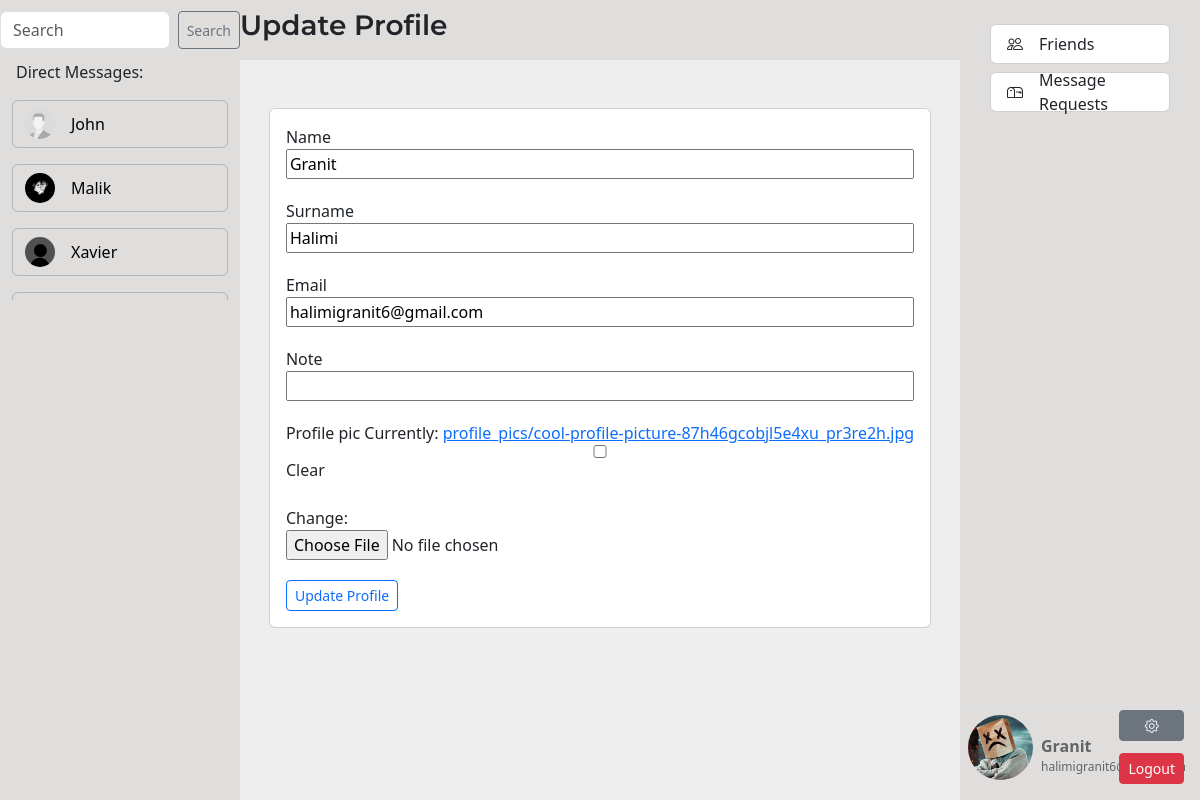
The app's page /update-profile/ (signed in) with its own data.
### chat/models.py (models this page shows)
class Profile(models.Model):
    id = models.AutoField(primary_key=True)
    user = models.ForeignKey(User, related_name="profile", on_delete=models.CASCADE)
    name = models.CharField(max_length=20)
    surname = models.CharField(max_length=20)
    email = models.CharField(max_length=250)
    note = models.CharField(max_length=250, null=True, blank=True)
    profile_pic = models.ImageField(null=True, blank=True, upload_to='profile_pics/')

### chat/views.py (the view, shortened to what this page needs)
# urls.py: path('update-profile/', views.UpdateProfile.as_view(), name="update-profile"),
class UpdateProfile(View):
    def get(self, request):
        if not Profile.objects.filter(user=request.user):
            return redirect('index')
        my_profile = Profile.objects.filter(user=request.user).get()
        form = ProfileForm(instance=my_profile)
        messages = DirectMessage.objects.filter(Q(sender_id=request.user) | Q(receiver_id=request.user)).order_by('created_at')
        get_direct_messages = []
        for msg in messages:
            get_direct_messages.append(msg.receiver_id)
        direct_message_profile = Profile.objects.filter(user__in=get_direct_messages).exclude(user=request.user)
        context = {
            "form" : form,
            "my_profile" : my_profile,
            "direct_message_profile" : direct_message_profile,
        }
        return render(request, "profile/update_profile.html", context)

### chat/forms.py
class ProfileForm(ModelForm):
    class Meta:
        model = Profile
        fields = '__all__'

### chat/templates/profile/update_profile.html (shortened to what this page needs)
{% extends 'layouts/app.html' %}
{% block header %}
    <h3 class="text-center">Update Profile</h3>
{% endblock %}
{% block content %}
<div class="d-flex justify-content-center align-items-center">
    <div class="card my-5">
        <div class="card-body update-profile">
            <form action="{% url 'update-profile' %}" method="POST" enctype="multipart/form-data">
                {{ form.name.label }}
                {{ form.name }}
                {{ form.surname.label }}
                {{ form.surname }}
                {{ form.email.label }}
                {{ form.email }}
                {{ form.note.label }}
                {{ form.note }}
                {{ form.profile_pic.label }}
                {{ form.profile_pic }}
                <button type="submit" class="btn btn-sm btn-outline-primary">Update Profile</button>
            </form>
        </div>
    </div>
</div>
{% endblock %}
{% block top-left %}
    <form action="{% url "search-users" %}" method="POST" class="d-flex" role="search">
        <input class="form-control me-2" type="search" placeholder="Search" aria-label="Search" name="search">
        <button class="btn btn-sm btn-outline-secondary" type="submit">Search</button>
    </form>
{% endblock %}
{% block left-side %}
    <div class="friends-scroll container">
        {% if direct_message_profile %}
            {% for user in direct_message_profile %}
                <a href="{% url 'direct-message' user=user.user.id %}" class="left-btns">
                    <div class="friends-profile d-flex flex-row align-items-center container border border-dark-subtle rounded py-2 mb-3">
                        <div class="image">
                            {% if user.profile_pic %}
                                <img src="{{ user.profile_pic.url }}" alt="profile" style="width: 30px; height: 30px; border-radius: 50%;">
                            {% else %}
                                <img src="../../media/default/default.jpg" alt="profile" style="width: 30px; height: 30px; border-radius: 50%;">
                            {% endif %}
                        </div>
                        <p class="mb-0 ms-3">{{ user.name }}</p>
                    </div>
                </a>
            {% endfor %}
        {% else %}
            <p>No messages yet...</p>
        {% endif %}
    </div>
{% endblock %}

### chat/templates/layouts/app.html (shortened to what this page needs)
<!DOCTYPE html>
<html lang="en">
<head>
    {% load static %}
    <link href="https://cdn.jsdelivr.net/npm/bootstrap@5.3.3/dist/css/bootstrap.min.css" rel="stylesheet">
    <link rel="stylesheet" href="https://cdn.jsdelivr.net/npm/bootstrap-icons@1.11.3/font/bootstrap-icons.min.css">
    <link rel="stylesheet" href="{% static 'style/style.css' %}">
</head>
<body>
    <div class="d-flex justify-content-center">
        <div class="left d-flex flex-column">
            <div class="top" style="height: 60px;">
                {% block top-left %}{% endblock %}
            </div>
            <div class="main">
                <p class="ms-3">Direct Messages: </p>
                {% block left-side %}{% endblock %}
            </div>
        </div>
        <div class="content d-flex flex-column align-items-center">
            <div class="header w-100 d-flex align-items-center">
                {% block header %}{% endblock %}
            </div>
            {% block content %}{% endblock %}
        </div>
        <div class="right d-flex flex-column justify-content-between">
            <div class="navigate d-flex flex-column align-items-center py-4">
                <a href="{% url "index" %}" class="mx-auto w-75 right-btns">
                    <div class="card mb-2 d-flex flex-row align-items-center" style="height: 40px;">
                        <i class="bi bi-people ms-3"></i>
                        <p class="ms-3 mb-0">Friends</p>
                    </div>
                </a>
                <a href="{% url "messageRequests" %}" class="mx-auto w-75 right-btns">
                    <div class="card mb-2 d-flex flex-row align-items-center" style="height: 40px;">
                        <i class="bi bi-mailbox ms-3"></i>
                        <p class="ms-3 mb-0">Message Requests</p>
                    </div>
                </a>
            </div>
            <div class="profile d-flex justify-content-between my-3 border-top border-subtle-dark">
                <div class="info d-flex align-items-center w-50 ms-2">
                    <div class="img">
                        {% if my_profile.profile_pic %}
                            <img src="{{ my_profile.profile_pic.url }}" alt="profile_pic" style="width: 65px; border-radius: 50%; height: 65px;">
                        {% else %}
                            <img src="../../media/default/default.jpg" alt="profile_pic" style="width: 65px; border-radius: 50%; height: 65px;">
                        {% endif %}
                    </div>
                    <div class="full-name ms-2 mt-3">
                        <p class="mb-0" style="color: rgb(100, 100, 100); font-size: 16px;"><b>{{ my_profile.name }}</b></p>
                        <p class="mb-0" style="color: rgb(100, 100, 100); font-size: 12px;">{{ my_profile.email }}</p>
                    </div>
                </div>
                <div class="btns d-flex flex-column justify-content-between pe-3">
                    <a href="{% url "update-profile" %}" class="btn btn-sm btn-secondary"><i class="bi bi-gear"></i></a>
                    <form action="{% url "logout" %}" method="POST">
                        <button type="submit" class="btn btn-sm btn-danger">Logout</button>
                    </form>
                </div>
            </div>
        </div>
    </div>
</body>
</html>

### chatApp/assets/style/style.css (style rules this page uses)
h1, h4, h3 { font-family: "Montserrat", sans-serif; font-optical-sizing: auto; font-weight: 600; font-style: normal; }
.content { width: 60%; background-color: #EEEEEE; }
.left, .right { width: 20%; background-color: #e0dddd; height: 100vh; }
.header { height: 60px; }
.friends-scroll { overflow-y: auto; height: 200px; }
.friends-profile { text-decoration: none; color: black; }
.header { background-color: #e0dddd; }
.profile { height: 75px; width: 100%; }
.left-btns { text-decoration: none; color: black; }
.right-btns { text-decoration: none; color: black; }
.left .top { height: 60px; display: flex; justify-content: center; align-items: center; }
.update-profile input { width: 100%; display: block; margin: 0 0 20px 0; }
.update-profile label { width: 100%; display: block; }
#profile_pic-clear_id { margin: 0 auto 0 0; }

### records on screen
Profile: profile_pic (picture), name "John"
Profile: profile_pic (picture), name "Malik"
Profile: profile_pic (picture), name "Xavier"
Profile: name "Granit", surname "Halimi", email "halimigranit6@gmail.com", profile_pic (picture)
